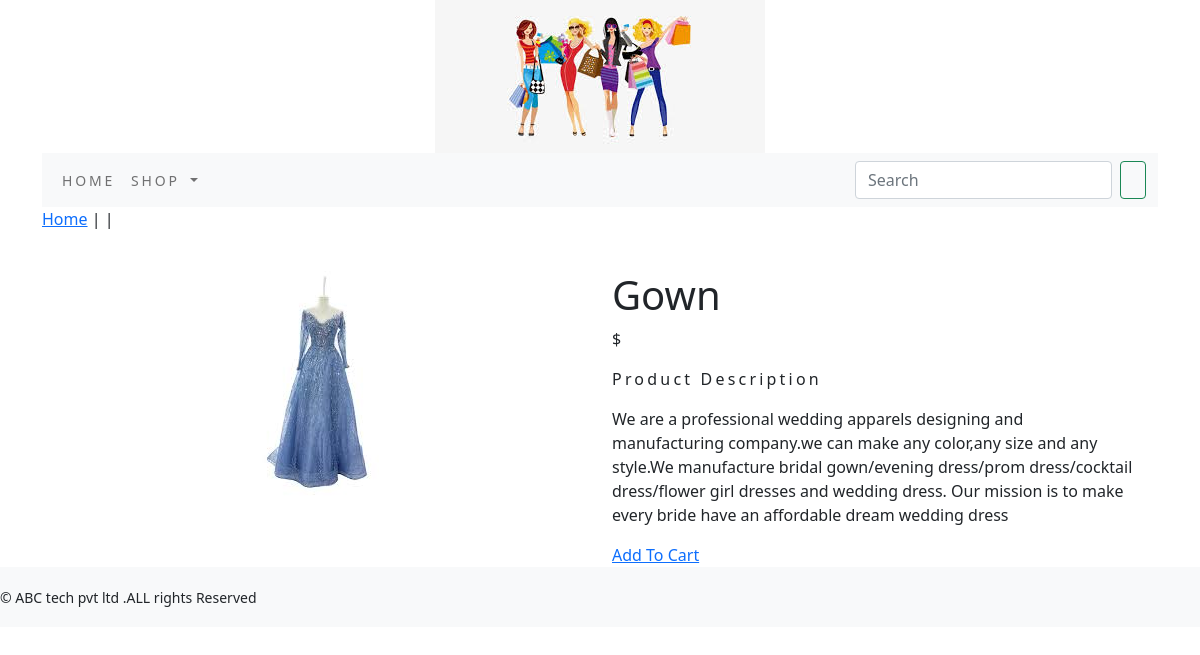
Page /weddingdress/gown/ on the committed database.
### shopping/models.py (models this page shows, shortened)
class product(models.Model):
    name=models.CharField(max_length=250,unique=True)
    slug=models.SlugField(max_length=250,unique=True)
    description=models.TextField(blank=True)
    price=models.DecimalField(max_digits=10,decimal_places=2)
    category=models.ForeignKey(Category,on_delete=models.CASCADE)
    image = models.ImageField(upload_to='product', blank=True)
    stock=models.IntegerField()
    available=models.BooleanField(default=True)
    created=models.DateTimeField(auto_now_add=True)
    updated=models.DateTimeField(auto_now=True)
    class Meta:
        ordering=('name',)
        verbose_name='product'
        verbose_name_plural='products'

### shopping/views.py (the view)
# urls.py: path('<slug:c_slug>/<slug:product_slug>/', views.proDetail, name='proCatdetail')
def proDetail(request,c_slug,product_slug):
    try:
        products=product.objects.get(category__slug=c_slug,slug=product_slug)
    except Exception as e:
        raise e
    return render(request,'product.html',{'products':products})

### cart/context_processors.py (called while the page is built)
def counter(request):
    item_count=0
    if 'admin' in request.path:
        return  {}
    else:
        try:
            cart=Cart.objects.filter(cart_id=cart_id(request))
            cart_items=CartItem.objects.all().filter(cart=cart[:1])
            for cart_items in cart_items:
                item_count += cart_items.quantity
        except Cart.DoesNotExist:
            item_count =0
    return dict(item_count=item_count)

### cart/views.py (called while the page is built)
def cart_id(request):
    cart=request.session.session_key
    if not cart:
        cart=request.session.create()
    return cart

### shopping/context_processors.py (called while the page is built)
def menu_links(request):
    links=Category.objects.all()
    return dict(links=links)

### shopping/models.py (called while the page is built, shortened)
    def get_url(self):
        return reverse('shopping:products_by_category',args=[self.slug])

### templates/product.html (shortened to what this page needs)
{% extends 'base.html' %}
{% load static %}
{% block content %}
<div class="row my_prod_class">
    <div class="mx_auto">
        <p> <a href="{% url 'shopping:allProdCat' %}">Home</a> | <a href="{{products.category.get_url}}">{{product.category}}</a> | {{product.name}}</p>
    </div>
<div class="container">
<br>
<div class="row">
    <div class="col-12 col-sm-12 col-md-12 col-lg-6 text-center">
        <div style="min-width:18rem">
            <img src="{{products.image.url}}" alt="{{products.name}}">
        </div>
    </div>
        <div class="col-12 col-sm-12 col-md-12 col-lg-6">
            <div>
            <h1 class="my-prod-title">{{products.name}}</h1>
            <p>${{product.price}}</p>
            <p class="my_title">Product Description</p>
            <p class="text-justify my_prod_text">{{products.description}}</p>
            {% if product.stock <= 0 %}
            <p class="text-justify my_prod_text"><b>Out of stock</b></p>
            {% else %}
                <a href="{% url 'cart:add_cart' products.id %}">Add To Cart</a>
            {% endif %}
        </div>
    </div>
</div>
</div>
</div>
{% endblock %}

### static/css/custom.css (style rules this page uses)
body { font-family: 'Roboto', sans-serif; }
.my_title { font-size:16px; text_transform:uppercase; letter-spacing:.2em; }
.my_prod_text { padding-right:20px; }

### rows in the picture
product: image (picture), name "Gown", description "We are a professional wedding apparels designing and manufacturing company.we can make any color,any size and any style.We manufacture bridal gown/evening dress/prom dress/cocktail dress/flower girl dresses and wedding dress. Our mission is to make every bride have an affordable dream wedding dress"
